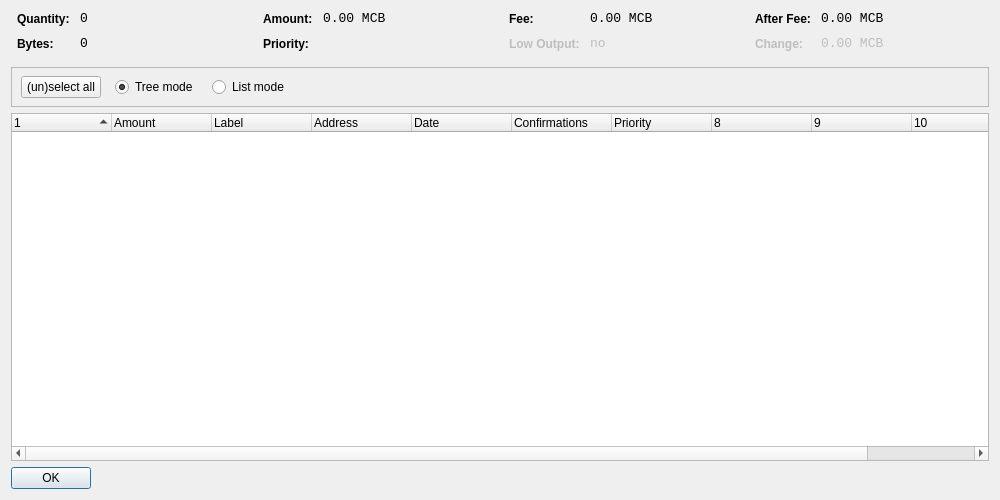
<?xml version="1.0" encoding="UTF-8"?>
<ui version="4.0">
 <class>CoinControlDialog</class>
 <widget class="QDialog" name="CoinControlDialog">
  <property name="geometry">
   <rect>
    <x>0</x>
    <y>0</y>
    <width>1000</width>
    <height>500</height>
   </rect>
  </property>
  <property name="windowTitle">
   <string>Coin Control</string>
  </property>
  <property name="styleSheet">
   <string notr="true">background-image: url(:/images/2s);</string>
  </property>
  <layout class="QVBoxLayout" name="verticalLayout">
   <item>
    <layout class="QHBoxLayout" name="horizontalLayoutTop" stretch="0,0,0,0">
     <property name="topMargin">
      <number>0</number>
     </property>
     <property name="bottomMargin">
      <number>10</number>
     </property>
     <item>
      <layout class="QFormLayout" name="formLayoutCoinControl1">
       <property name="horizontalSpacing">
        <number>10</number>
       </property>
       <property name="verticalSpacing">
        <number>10</number>
       </property>
       <property name="leftMargin">
        <number>6</number>
       </property>
       <property name="rightMargin">
        <number>6</number>
       </property>
       <item row="0" column="0">
        <widget class="QLabel" name="labelCoinControlQuantityText">
         <property name="styleSheet">
          <string notr="true">font-weight:bold;</string>
         </property>
         <property name="text">
          <string>Quantity:</string>
         </property>
        </widget>
       </item>
       <item row="0" column="1">
        <widget class="QLabel" name="labelCoinControlQuantity">
         <property name="font">
          <font>
           <family>Monospace</family>
           <pointsize>10</pointsize>
          </font>
         </property>
         <property name="cursor">
          <cursorShape>IBeamCursor</cursorShape>
         </property>
         <property name="contextMenuPolicy">
          <enum>Qt::ActionsContextMenu</enum>
         </property>
         <property name="text">
          <string notr="true">0</string>
         </property>
         <property name="textInteractionFlags">
          <set>Qt::LinksAccessibleByMouse|Qt::TextSelectableByKeyboard|Qt::TextSelectableByMouse</set>
         </property>
        </widget>
       </item>
       <item row="1" column="0">
        <widget class="QLabel" name="labelCoinControlBytesText">
         <property name="styleSheet">
          <string notr="true">font-weight:bold;</string>
         </property>
         <property name="text">
          <string>Bytes:</string>
         </property>
        </widget>
       </item>
       <item row="1" column="1">
        <widget class="QLabel" name="labelCoinControlBytes">
         <property name="font">
          <font>
           <family>Monospace</family>
           <pointsize>10</pointsize>
          </font>
         </property>
         <property name="cursor">
          <cursorShape>IBeamCursor</cursorShape>
         </property>
         <property name="contextMenuPolicy">
          <enum>Qt::ActionsContextMenu</enum>
         </property>
         <property name="text">
          <string notr="true">0</string>
         </property>
         <property name="textInteractionFlags">
          <set>Qt::LinksAccessibleByMouse|Qt::TextSelectableByKeyboard|Qt::TextSelectableByMouse</set>
         </property>
        </widget>
       </item>
      </layout>
     </item>
     <item>
      <layout class="QFormLayout" name="formLayoutCoinControl2">
       <property name="horizontalSpacing">
        <number>10</number>
       </property>
       <property name="verticalSpacing">
        <number>10</number>
       </property>
       <property name="leftMargin">
        <number>6</number>
       </property>
       <property name="rightMargin">
        <number>6</number>
       </property>
       <item row="0" column="0">
        <widget class="QLabel" name="labelCoinControlAmountText">
         <property name="styleSheet">
          <string notr="true">font-weight:bold;</string>
         </property>
         <property name="text">
          <string>Amount:</string>
         </property>
        </widget>
       </item>
       <item row="0" column="1">
        <widget class="QLabel" name="labelCoinControlAmount">
         <property name="font">
          <font>
           <family>Monospace</family>
           <pointsize>10</pointsize>
          </font>
         </property>
         <property name="cursor">
          <cursorShape>IBeamCursor</cursorShape>
         </property>
         <property name="contextMenuPolicy">
          <enum>Qt::ActionsContextMenu</enum>
         </property>
         <property name="text">
          <string notr="true">0.00 MCB</string>
         </property>
         <property name="textInteractionFlags">
          <set>Qt::LinksAccessibleByMouse|Qt::TextSelectableByKeyboard|Qt::TextSelectableByMouse</set>
         </property>
        </widget>
       </item>
       <item row="1" column="0">
        <widget class="QLabel" name="labelCoinControlPriorityText">
         <property name="styleSheet">
          <string notr="true">font-weight:bold;</string>
         </property>
         <property name="text">
          <string>Priority:</string>
         </property>
        </widget>
       </item>
       <item row="1" column="1">
        <widget class="QLabel" name="labelCoinControlPriority">
         <property name="font">
          <font>
           <family>Monospace</family>
           <pointsize>10</pointsize>
          </font>
         </property>
         <property name="cursor">
          <cursorShape>IBeamCursor</cursorShape>
         </property>
         <property name="contextMenuPolicy">
          <enum>Qt::ActionsContextMenu</enum>
         </property>
         <property name="text">
          <string/>
         </property>
         <property name="textInteractionFlags">
          <set>Qt::LinksAccessibleByMouse|Qt::TextSelectableByKeyboard|Qt::TextSelectableByMouse</set>
         </property>
        </widget>
       </item>
      </layout>
     </item>
     <item>
      <layout class="QFormLayout" name="formLayoutCoinControl3">
       <property name="horizontalSpacing">
        <number>10</number>
       </property>
       <property name="verticalSpacing">
        <number>10</number>
       </property>
       <property name="leftMargin">
        <number>6</number>
       </property>
       <property name="rightMargin">
        <number>6</number>
       </property>
       <item row="0" column="0">
        <widget class="QLabel" name="labelCoinControlFeeText">
         <property name="styleSheet">
          <string notr="true">font-weight:bold;</string>
         </property>
         <property name="text">
          <string>Fee:</string>
         </property>
        </widget>
       </item>
       <item row="0" column="1">
        <widget class="QLabel" name="labelCoinControlFee">
         <property name="font">
          <font>
           <family>Monospace</family>
           <pointsize>10</pointsize>
          </font>
         </property>
         <property name="cursor">
          <cursorShape>IBeamCursor</cursorShape>
         </property>
         <property name="contextMenuPolicy">
          <enum>Qt::ActionsContextMenu</enum>
         </property>
         <property name="text">
          <string notr="true">0.00 MCB</string>
         </property>
         <property name="textInteractionFlags">
          <set>Qt::LinksAccessibleByMouse|Qt::TextSelectableByKeyboard|Qt::TextSelectableByMouse</set>
         </property>
        </widget>
       </item>
       <item row="1" column="0">
        <widget class="QLabel" name="labelCoinControlLowOutputText">
         <property name="enabled">
          <bool>false</bool>
         </property>
         <property name="styleSheet">
          <string notr="true">font-weight:bold;</string>
         </property>
         <property name="text">
          <string>Low Output:</string>
         </property>
        </widget>
       </item>
       <item row="1" column="1">
        <widget class="QLabel" name="labelCoinControlLowOutput">
         <property name="enabled">
          <bool>false</bool>
         </property>
         <property name="font">
          <font>
           <family>Monospace</family>
           <pointsize>10</pointsize>
          </font>
         </property>
         <property name="cursor">
          <cursorShape>IBeamCursor</cursorShape>
         </property>
         <property name="contextMenuPolicy">
          <enum>Qt::ActionsContextMenu</enum>
         </property>
         <property name="text">
          <string notr="true">no</string>
         </property>
         <property name="textInteractionFlags">
          <set>Qt::LinksAccessibleByMouse|Qt::TextSelectableByKeyboard|Qt::TextSelectableByMouse</set>
         </property>
        </widget>
       </item>
      </layout>
     </item>
     <item>
      <layout class="QFormLayout" name="formLayoutCoinControl4">
       <property name="horizontalSpacing">
        <number>10</number>
       </property>
       <property name="verticalSpacing">
        <number>10</number>
       </property>
       <property name="leftMargin">
        <number>6</number>
       </property>
       <property name="rightMargin">
        <number>6</number>
       </property>
       <item row="0" column="0">
        <widget class="QLabel" name="labelCoinControlAfterFeeText">
         <property name="styleSheet">
          <string notr="true">font-weight:bold;</string>
         </property>
         <property name="text">
          <string>After Fee:</string>
         </property>
        </widget>
       </item>
       <item row="0" column="1">
        <widget class="QLabel" name="labelCoinControlAfterFee">
         <property name="font">
          <font>
           <family>Monospace</family>
           <pointsize>10</pointsize>
          </font>
         </property>
         <property name="cursor">
          <cursorShape>IBeamCursor</cursorShape>
         </property>
         <property name="contextMenuPolicy">
          <enum>Qt::ActionsContextMenu</enum>
         </property>
         <property name="text">
          <string notr="true">0.00 MCB</string>
         </property>
         <property name="textInteractionFlags">
          <set>Qt::LinksAccessibleByMouse|Qt::TextSelectableByKeyboard|Qt::TextSelectableByMouse</set>
         </property>
        </widget>
       </item>
       <item row="1" column="0">
        <widget class="QLabel" name="labelCoinControlChangeText">
         <property name="enabled">
          <bool>false</bool>
         </property>
         <property name="styleSheet">
          <string notr="true">font-weight:bold;</string>
         </property>
         <property name="text">
          <string>Change:</string>
         </property>
        </widget>
       </item>
       <item row="1" column="1">
        <widget class="QLabel" name="labelCoinControlChange">
         <property name="enabled">
          <bool>false</bool>
         </property>
         <property name="font">
          <font>
           <family>Monospace</family>
           <pointsize>10</pointsize>
          </font>
         </property>
         <property name="cursor">
          <cursorShape>IBeamCursor</cursorShape>
         </property>
         <property name="contextMenuPolicy">
          <enum>Qt::ActionsContextMenu</enum>
         </property>
         <property name="text">
          <string notr="true">0.00 MCB</string>
         </property>
         <property name="textInteractionFlags">
          <set>Qt::LinksAccessibleByMouse|Qt::TextSelectableByKeyboard|Qt::TextSelectableByMouse</set>
         </property>
        </widget>
       </item>
      </layout>
     </item>
    </layout>
   </item>
   <item>
    <widget class="QFrame" name="frame">
     <property name="minimumSize">
      <size>
       <width>0</width>
       <height>40</height>
      </size>
     </property>
     <property name="frameShape">
      <enum>QFrame::StyledPanel</enum>
     </property>
     <property name="frameShadow">
      <enum>QFrame::Sunken</enum>
     </property>
     <widget class="QWidget" name="horizontalLayoutWidget">
      <property name="geometry">
       <rect>
        <x>10</x>
        <y>0</y>
        <width>781</width>
        <height>41</height>
       </rect>
      </property>
      <layout class="QHBoxLayout" name="horizontalLayoutPanel" stretch="0,0,0,0">
       <property name="spacing">
        <number>14</number>
       </property>
       <item>
        <widget class="QPushButton" name="pushButtonSelectAll">
         <property name="sizePolicy">
          <sizepolicy hsizetype="Maximum" vsizetype="Fixed">
           <horstretch>0</horstretch>
           <verstretch>0</verstretch>
          </sizepolicy>
         </property>
         <property name="text">
          <string>(un)select all</string>
         </property>
        </widget>
       </item>
       <item>
        <widget class="QRadioButton" name="radioTreeMode">
         <property name="sizePolicy">
          <sizepolicy hsizetype="Maximum" vsizetype="Fixed">
           <horstretch>0</horstretch>
           <verstretch>0</verstretch>
          </sizepolicy>
         </property>
         <property name="text">
          <string>Tree mode</string>
         </property>
         <property name="checked">
          <bool>true</bool>
         </property>
        </widget>
       </item>
       <item>
        <widget class="QRadioButton" name="radioListMode">
         <property name="sizePolicy">
          <sizepolicy hsizetype="Maximum" vsizetype="Fixed">
           <horstretch>0</horstretch>
           <verstretch>0</verstretch>
          </sizepolicy>
         </property>
         <property name="text">
          <string>List mode</string>
         </property>
        </widget>
       </item>
       <item>
        <spacer name="horizontalSpacer">
         <property name="orientation">
          <enum>Qt::Horizontal</enum>
         </property>
         <property name="sizeHint" stdset="0">
          <size>
           <width>40</width>
           <height>20</height>
          </size>
         </property>
        </spacer>
       </item>
      </layout>
     </widget>
    </widget>
   </item>
   <item>
    <widget class="CoinControlTreeWidget" name="treeWidget">
     <property name="contextMenuPolicy">
      <enum>Qt::CustomContextMenu</enum>
     </property>
     <property name="sortingEnabled">
      <bool>false</bool>
     </property>
     <property name="columnCount">
      <number>11</number>
     </property>
     <attribute name="headerShowSortIndicator" stdset="0">
      <bool>true</bool>
     </attribute>
     <attribute name="headerStretchLastSection">
      <bool>false</bool>
     </attribute>
     <column>
      <property name="text">
       <string/>
      </property>
     </column>
     <column>
      <property name="text">
       <string>Amount</string>
      </property>
     </column>
     <column>
      <property name="text">
       <string>Label</string>
      </property>
     </column>
     <column>
      <property name="text">
       <string>Address</string>
      </property>
     </column>
     <column>
      <property name="text">
       <string>Date</string>
      </property>
     </column>
     <column>
      <property name="text">
       <string>Confirmations</string>
      </property>
      <property name="toolTip">
       <string>Confirmed</string>
      </property>
     </column>
     <column>
      <property name="text">
       <string>Priority</string>
      </property>
     </column>
     <column>
      <property name="text">
       <string/>
      </property>
     </column>
     <column>
      <property name="text">
       <string/>
      </property>
     </column>
     <column>
      <property name="text">
       <string/>
      </property>
     </column>
     <column>
      <property name="text">
       <string/>
      </property>
     </column>
    </widget>
   </item>
   <item>
    <widget class="QDialogButtonBox" name="buttonBox">
     <property name="sizePolicy">
      <sizepolicy hsizetype="Maximum" vsizetype="Fixed">
       <horstretch>0</horstretch>
       <verstretch>0</verstretch>
      </sizepolicy>
     </property>
     <property name="orientation">
      <enum>Qt::Horizontal</enum>
     </property>
     <property name="standardButtons">
      <set>QDialogButtonBox::Ok</set>
     </property>
    </widget>
   </item>
  </layout>
 </widget>
 <customwidgets>
  <customwidget>
   <class>CoinControlTreeWidget</class>
   <extends>QTreeWidget</extends>
   <header>coincontroltreewidget.h</header>
  </customwidget>
 </customwidgets>
 <resources/>
 <connections/>
</ui>
